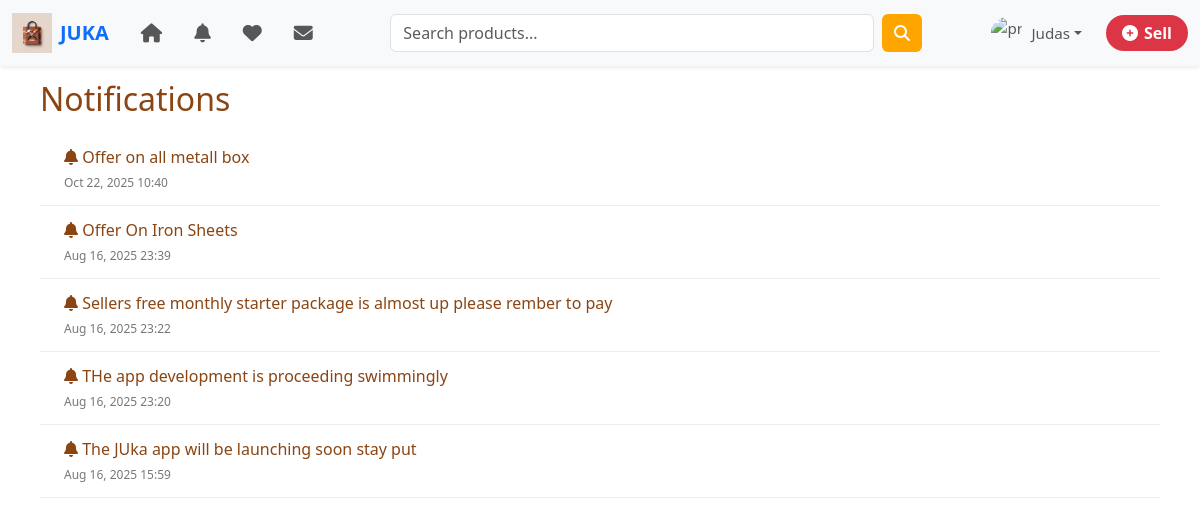
Page /messages/notifications/ (signed in) on the committed database.
### accounts/models.py (models this page shows, shortened)
class CustomUser(AbstractUser):
    ROLE_CHOICES = (
        ('buyer', 'Buyer'),
        ('seller', 'Seller'),
    )
    role = models.CharField(max_length=10, choices=ROLE_CHOICES, default='buyer')
    phone_number = models.CharField(max_length=15, blank=True, null=True)
    @property
    def is_seller(self):
        return self.role == 'seller'

### messaging/models.py (models this page shows, shortened)
class Notification(models.Model):
    user = models.ForeignKey(
        settings.AUTH_USER_MODEL,
        on_delete=models.CASCADE,
        related_name="notifications",
        blank=True,
        null=True,  # ✅ allow empty for broadcast
    )
    message = models.CharField(max_length=255)
    link = models.CharField(max_length=255, blank=True, null=True)
    is_read = models.BooleanField(default=False)
    timestamp = models.DateTimeField(auto_now_add=True)
    content_type = models.ForeignKey(ContentType, on_delete=models.CASCADE, null=True, blank=True)
    object_id = models.PositiveIntegerField(null=True, blank=True)
    content_object = GenericForeignKey("content_type", "object_id")

### messaging/views.py (the view)
# urls.py: path("notifications/", views.notifications, name="notifications"),
@login_required
def notifications(request):
    notifications = Notification.objects.filter(
        models.Q(user=request.user) | models.Q(user__isnull=True)
    ).order_by("-timestamp")
    return render(request, "notifications.html", {"notifications": notifications})

### JUKA/context_processors.py (called while the page is built)
def categories_processor(request):
    return {
        "categories": Category.objects.all()
    }

def saved_items(request):
    saved_ids = set()
    if request.user.is_authenticated:
        saved_ids = set(SavedItem.objects.filter(user=request.user).values_list("advert_id", flat=True))
    return {'user_saved_ids': saved_ids}

def unread_counts(request):
    if request.user.is_authenticated:
        unread_messages = Message.objects.filter(
            receiver=request.user,
            is_read=False
        ).count()
        unread_notifications = Notification.objects.filter(
            user=request.user,
            is_read=False
        ).count()
    else:
        unread_messages = 0
        unread_notifications = 0
    return {
        'unread_messages': unread_messages,
        'unread_notifications': unread_notifications,
    }

### templates/notifications.html (shortened to what this page needs)
{% extends "base.html" %}
{% block content %}
    <h2 class="notif-title">Notifications</h2>
    <div class="notif-list">
        {% for notif in notifications %}
            <a href="{% url 'mark_notification_read' notif.id %}"
               class="notif-item {% if not notif.is_read %}unread{% endif %}">
                <div class="notif-content">
                    <p class="notif-message">
                        <i class="fa fa-bell"></i>
                        {{ notif.message }}
                    </p>
                    <small class="notif-time">{{ notif.timestamp|date:"M d, Y H:i" }}</small>
                </div>
            </a>
        {% empty %}
            <p class="no-notifs">No notifications yet.</p>
        {% endfor %}
    </div>
{% endblock %}

### templates/base.html (shortened to what this page needs)
{% load static %}
{% load socialaccount %}
<!doctype html>
<html lang="en">
<head>
    <link href="https://cdn.jsdelivr.net/npm/bootstrap@5.3.2/dist/css/bootstrap.min.css" rel="stylesheet">
    <link rel="stylesheet" href="{% static 'main.css' %}">
    <link href="https://cdnjs.cloudflare.com/ajax/libs/font-awesome/6.4.0/css/all.min.css" rel="stylesheet">
</head>
<body>
<nav class="navbar navbar-expand-lg navbar-light bg-light shadow-sm">
    <div class="container-fluid">
        <a class="navbar-brand fw-bold text-primary d-flex align-items-center" href="{% url 'home' %}">
            <img src="{% static 'logo.png' %}" alt="Logo" width="40" class="me-2"> JUKA
        </a>
        <div class="collapse navbar-collapse" id="navbarSupportedContent">
            <ul class="navbar-nav me-auto mb-2 mb-lg-0 d-flex align-items-center">
                <li class="nav-item mx-2">
                    <a class="nav-link" href="{% url 'home' %}" title="Home">
                    </a>
                </li>
                <li class="nav-item mx-2">
                    {% if user.is_authenticated %}
                    <a class="nav-link" href="{% url 'notifications' %}" title="Notifications">
                    </a>
                    {% endif %}
                </li>
                <li class="nav-item mx-2">
                    {% if user.is_authenticated %}
                    <a class="nav-link" href="{% url 'saved_items' %}" title="Saved Items">
                    </a>
                    {% endif %}
                </li>
                <li class="nav-item mx-2">
                    {% if user.is_authenticated %}
                    <a class="nav-link" href="{% url 'inbox' %}" title="Messages">
                    </a>
                    {% endif %}
                </li>
            </ul>
            <form class="d-flex mx-auto w-50" method="get" action="{% url 'search' %}">
                <input class="form-control me-2" type="search" placeholder="Search products..." aria-label="Search">
                <button class="btn btn-primary" type="submit">
                    <i class="fas fa-search"></i>
                </button>
            </form>
            <ul class="navbar-nav ms-auto d-flex align-items-center">
                <li class="nav-item dropdown d-flex align-items-center">
                    {% if user.is_authenticated %}
                    <a class="nav-link dropdown-toggle d-flex align-items-center" href="#" role="button"
                       data-bs-toggle="dropdown" aria-expanded="false">
                        <img src="https://cdn-icons-png.flaticon.com/512/149/149071.png"
                             class="rounded-circle me-2" width="32" height="32" alt="profile">
                        <span>{{ user.first_name }}</span>
                    </a>
                    {% else %}
                    <button class="btn btn-outline-primary" data-bs-toggle="modal" data-bs-target="#loginModal">
                        Login
                    </button>
                    {% endif %}
                </li>
                <li class="nav-item ms-3">
                    {% if user.is_authenticated %}
                    {% if user.sellerprofile %}
                    <a href="{% url 'create_advert' %}" class="btn btn-danger">
                        <i class="fas fa-plus-circle"></i> Sell
                    </a>
                    {% else %}
                    <a href="{% url 'setup_seller_profile' %}" class="btn btn-danger">
                        <i class="fas fa-plus-circle"></i> Sell
                    </a>
                    {% endif %}
                    {% else %}
                    <button class="btn btn-danger" data-bs-toggle="modal" data-bs-target="#loginModal">
                        <i class="fas fa-plus-circle"></i> Sell
                    </button>
                    {% endif %}
                </li>
            </ul>
        </div>
    </div>
</nav>
<div class="{% if show_sidebar %}layout-with-sidebar{% else %}layout-fullwidth{% endif %}">
    <div class="main-content container">
        <div class="row">
            {% block content %}{% endblock %}
        </div>
    </div>
</div>
</body>
</html>

### static/main.css (style rules this page uses)
body { padding-top: 70px; width: 100%; max-width: 100%; font-family: 'Segoe UI', Arial, sans-serif; overflow-x: hidden; }
:root { --orange: #FFA500; --yellow: #FFD700; --brown: #8B4513; --white: #ffffff; }
body { background-color: var(--white); color: var(--brown); }
.btn-primary { background-color: var(--orange); border: none; }
.navbar { position: fixed; top: 0; left: 0; width: 100%; z-index: 1050; }
.navbar { font-size: 0.95rem; }
.navbar .nav-link { display: flex; align-items: center; gap: 0; }
form input { border-radius: 50px; }
form button { border-radius: 50px; }
.navbar .btn-danger { background-color: #dc3545; border: none; font-weight: bold; border-radius: 30px; padding: 6px 16px; display: flex; align-items: center; gap: 6px; transition: background-color 0.3s ease; }
.layout-fullwidth .main-content { width: 100%; padding: 10px; }

### templates/notifications.html (style rules this page uses)
.notif-title { margin-bottom: 15px; }
.notif-list { display: flex; flex-direction: column; }
.notif-item { display: flex; align-items: center; padding: 12px; border-bottom: 1px solid #eee; text-decoration: none; color: inherit; transition: background 0.2s; }
.notif-content { flex: 1; }
.notif-message { margin: 0; }
.notif-time { font-size: 12px; color: #777; }

### rows in the picture
CustomUser: first_name "Judas"
Notification: message "Offer on all metall box", timestamp "Oct 22, 2025 10:40"
Notification: message "Offer On Iron Sheets", timestamp "Aug 16, 2025 23:39"
Notification: message "Sellers free monthly starter package is almost up please rember to pay", timestamp "Aug 16, 2025 23:22"
Notification: message "THe app development is proceeding swimmingly", timestamp "Aug 16, 2025 23:20"
Notification: message "The JUka app will be launching soon stay put", timestamp "Aug 16, 2025 15:59"
